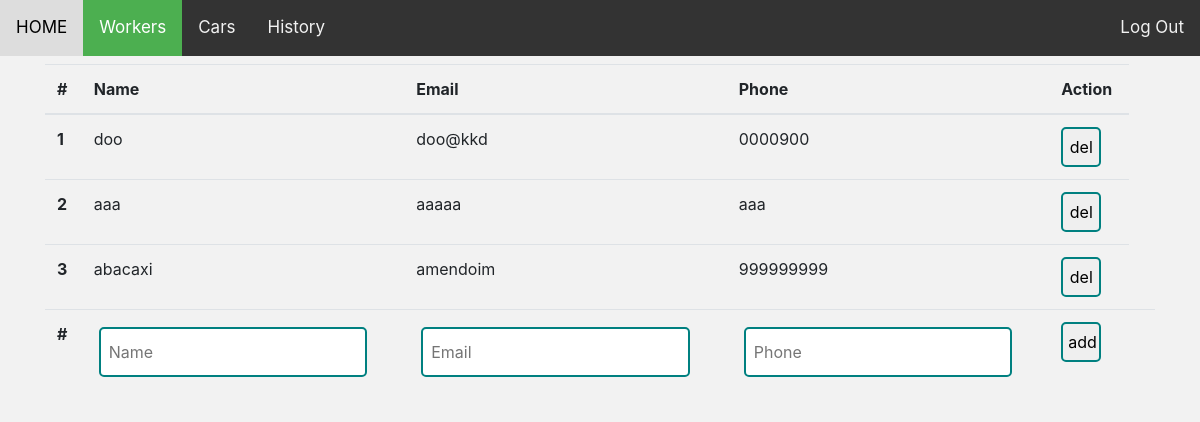
The page /workers on the database its author committed.
### tables this page shows
CREATE TABLE workers (
id integer PRIMARY KEY,
name text NOT NULL,
email text NOT NULL UNIQUE,
phone text NOT NULL UNIQUE
);

### app.py (the view, shortened to what this page needs)
@app.route('/workers', methods=["GET", "POST"])
def workers():
    cur = db.cursor()
    cur.execute("SELECT * from workers")
    workers = cur.fetchall()
    formname = "nada"
    return render_template('workers.html', page='workers', workers = workers, formname = formname)

### templates/workers.html (shortened to what this page needs)
{% extends 'layout.html' %}
{% block body %}
<main id="workers">
    <table class="table">
        <thead>
          <tr>
            <th scope="col">#</th>
            <th scope="col">Name</th>
            <th scope="col">Email</th>
            <th scope="col">Phone</th>
            <th scope="col">Action</th>
          </tr>
        </thead>
        <tbody>
          {% for row in workers: %}
            <form name="showworker" action="/workers" method="POST">
              <tr>
                <th scope="row">{{row[0]}}</th>
                <td>{{row[1]}}</td>
                <td>{{row[2]}}</td>
                <td>{{row[3]}}</td>
                <td>
                  <input class="btWorker" type="submit" name="btAction" value="del"></td>
              </tr>
          </form>
          {% endfor %}
          <form name="addworker" action="/workers" method="POST" autocomplete="off">
            <th scope="row">#</th>
            <td><input name="name" placeholder="Name"></td>
            <td><input name="email" placeholder="Email"></td>
            <td><input name="phone" placeholder="Phone"></td>
            <td><input class="btWorker" type="submit" value="add"></td>
          </form>
          <td></td>
        </tbody>
      </table>
</main>
{% endblock %}

### static/styles.css (style rules this page uses)
html, body { padding: 0px; margin: 0px; box-sizing: border-box; background-color: #f2f2f2; }
.btWorker { width: 40px; height: 40px; margin: 0px; padding: 5px; }
#workers { grid-area: main; }
input { width: 90%; height: 50px; padding: 8px; border-radius: 5px; margin: 5px; border: 2px solid teal; transition: all 0.4s ease-in-out; }

### rows shown on the page
workers: id "1", name "doo", email "doo@kkd", phone "0000900"
workers: id "2", name "aaa", email "aaaaa", phone "aaa"
workers: id "3", name "abacaxi", email "amendoim", phone "999999999"
